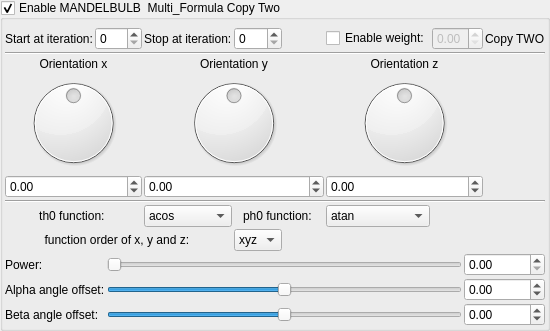
    <widget class="MyGroupBox" name="groupCheck_transform_mandelbulbMulti2_enabled">
     <property name="title">
      <string>Enable MANDELBULB  Multi_Formula Copy Two</string>
     </property>
     <property name="checkable">
      <bool>true</bool>
     </property>
     <layout class="QVBoxLayout" name="verticalLayout_36" stretch="0,0">
      <property name="spacing">
       <number>2</number>
      </property>
      <property name="leftMargin">
       <number>2</number>
      </property>
      <property name="topMargin">
       <number>2</number>
      </property>
      <property name="rightMargin">
       <number>2</number>
      </property>
      <property name="bottomMargin">
       <number>2</number>
      </property>
      <item>
       <layout class="QGridLayout" name="gridLayout_80">
        <property name="topMargin">
         <number>5</number>
        </property>
        <item row="1" column="6" colspan="2">
         <widget class="MyDoubleSpinBox" name="spinbox_transform_mandelbulbMulti2_weight">
          <property name="enabled">
           <bool>false</bool>
          </property>
          <property name="sizePolicy">
           <sizepolicy hsizetype="Minimum" vsizetype="Maximum">
            <horstretch>0</horstretch>
            <verstretch>0</verstretch>
           </sizepolicy>
          </property>
          <property name="decimals">
           <number>2</number>
          </property>
          <property name="minimum">
           <double>0.000000000000000</double>
          </property>
          <property name="maximum">
           <double>1.000000000000000</double>
          </property>
          <property name="singleStep">
           <double>0.100000000000000</double>
          </property>
         </widget>
        </item>
        <item row="2" column="0" colspan="9">
         <widget class="Line" name="line_49">
          <property name="orientation">
           <enum>Qt::Horizontal</enum>
          </property>
         </widget>
        </item>
        <item row="1" column="3">
         <widget class="MySpinBox" name="spinboxInt_transform_mandelbulbMulti2_stop_iterations">
          <property name="sizePolicy">
           <sizepolicy hsizetype="Preferred" vsizetype="Maximum">
            <horstretch>0</horstretch>
            <verstretch>0</verstretch>
           </sizepolicy>
          </property>
          <property name="maximum">
           <number>250</number>
          </property>
         </widget>
        </item>
        <item row="4" column="2" colspan="3">
         <widget class="QDial" name="dial3_transform_mandelbulbMulti2_main_rotation_y">
          <property name="minimum">
           <number>-18000</number>
          </property>
          <property name="maximum">
           <number>18000</number>
          </property>
          <property name="wrapping">
           <bool>true</bool>
          </property>
         </widget>
        </item>
        <item row="3" column="2" colspan="3">
         <widget class="QLabel" name="label_273">
          <property name="text">
           <string>Orientation y</string>
          </property>
          <property name="alignment">
           <set>Qt::AlignCenter</set>
          </property>
         </widget>
        </item>
        <item row="4" column="0" colspan="2">
         <widget class="QDial" name="dial3_transform_mandelbulbMulti2_main_rotation_x">
          <property name="minimum">
           <number>-18000</number>
          </property>
          <property name="maximum">
           <number>18000</number>
          </property>
          <property name="wrapping">
           <bool>true</bool>
          </property>
         </widget>
        </item>
        <item row="1" column="1">
         <widget class="MySpinBox" name="spinboxInt_transform_mandelbulbMulti2_start_iterations">
          <property name="sizePolicy">
           <sizepolicy hsizetype="Minimum" vsizetype="Maximum">
            <horstretch>0</horstretch>
            <verstretch>0</verstretch>
           </sizepolicy>
          </property>
          <property name="maximum">
           <number>250</number>
          </property>
         </widget>
        </item>
        <item row="1" column="5">
         <widget class="QCheckBox" name="checkBox_transform_mandelbulbMulti2_weight_enabled">
          <property name="text">
           <string>Enable weight:</string>
          </property>
         </widget>
        </item>
        <item row="1" column="0">
         <widget class="QLabel" name="label_274">
          <property name="text">
           <string>Start at iteration:</string>
          </property>
         </widget>
        </item>
        <item row="1" column="2">
         <widget class="QLabel" name="label_275">
          <property name="text">
           <string>Stop at iteration:</string>
          </property>
         </widget>
        </item>
        <item row="1" column="8">
         <widget class="QLabel" name="label_276">
          <property name="text">
           <string>Copy TWO</string>
          </property>
         </widget>
        </item>
        <item row="1" column="4">
         <spacer name="horizontalSpacer_36">
          <property name="orientation">
           <enum>Qt::Horizontal</enum>
          </property>
          <property name="sizeHint" stdset="0">
           <size>
            <width>40</width>
            <height>20</height>
           </size>
          </property>
         </spacer>
        </item>
        <item row="5" column="0" colspan="2">
         <widget class="MyDoubleSpinBox" name="spinboxd3_transform_mandelbulbMulti2_main_rotation_x">
          <property name="sizePolicy">
           <sizepolicy hsizetype="Minimum" vsizetype="Maximum">
            <horstretch>0</horstretch>
            <verstretch>0</verstretch>
           </sizepolicy>
          </property>
          <property name="prefix">
           <string/>
          </property>
          <property name="suffix">
           <string/>
          </property>
          <property name="decimals">
           <number>2</number>
          </property>
          <property name="minimum">
           <double>-180.000000000000000</double>
          </property>
          <property name="maximum">
           <double>180.000000000000000</double>
          </property>
          <property name="singleStep">
           <double>1.000000000000000</double>
          </property>
         </widget>
        </item>
        <item row="4" column="5" colspan="3">
         <widget class="QDial" name="dial3_transform_mandelbulbMulti2_main_rotation_z">
          <property name="minimum">
           <number>-18000</number>
          </property>
          <property name="maximum">
           <number>18000</number>
          </property>
          <property name="wrapping">
           <bool>true</bool>
          </property>
         </widget>
        </item>
        <item row="3" column="0" colspan="2">
         <widget class="QLabel" name="label_277">
          <property name="text">
           <string>Orientation x</string>
          </property>
          <property name="alignment">
           <set>Qt::AlignCenter</set>
          </property>
         </widget>
        </item>
        <item row="5" column="2" colspan="3">
         <widget class="MyDoubleSpinBox" name="spinboxd3_transform_mandelbulbMulti2_main_rotation_y">
          <property name="sizePolicy">
           <sizepolicy hsizetype="Minimum" vsizetype="Maximum">
            <horstretch>0</horstretch>
            <verstretch>0</verstretch>
           </sizepolicy>
          </property>
          <property name="prefix">
           <string/>
          </property>
          <property name="suffix">
           <string/>
          </property>
          <property name="decimals">
           <number>2</number>
          </property>
          <property name="minimum">
           <double>-180.000000000000000</double>
          </property>
          <property name="maximum">
           <double>180.000000000000000</double>
          </property>
          <property name="singleStep">
           <double>1.000000000000000</double>
          </property>
         </widget>
        </item>
        <item row="3" column="5" colspan="3">
         <widget class="QLabel" name="label_278">
          <property name="text">
           <string>Orientation z</string>
          </property>
          <property name="alignment">
           <set>Qt::AlignCenter</set>
          </property>
         </widget>
        </item>
        <item row="6" column="0" colspan="9">
         <widget class="Line" name="line_50">
          <property name="orientation">
           <enum>Qt::Horizontal</enum>
          </property>
         </widget>
        </item>
        <item row="5" column="5" colspan="3">
         <widget class="MyDoubleSpinBox" name="spinboxd3_transform_mandelbulbMulti2_main_rotation_z">
          <property name="sizePolicy">
           <sizepolicy hsizetype="Minimum" vsizetype="Maximum">
            <horstretch>0</horstretch>
            <verstretch>0</verstretch>
           </sizepolicy>
          </property>
          <property name="prefix">
           <string/>
          </property>
          <property name="suffix">
           <string/>
          </property>
          <property name="decimals">
           <number>2</number>
          </property>
          <property name="minimum">
           <double>-180.000000000000000</double>
          </property>
          <property name="maximum">
           <double>180.000000000000000</double>
          </property>
          <property name="singleStep">
           <double>1.000000000000000</double>
          </property>
         </widget>
        </item>
        <item row="7" column="0" colspan="2">
         <widget class="QLabel" name="label_multi2_th0_function">
          <property name="text">
           <string>th0 function: </string>
          </property>
          <property name="alignment">
           <set>Qt::AlignCenter</set>
          </property>
         </widget>
        </item>
        <item row="7" column="2">
         <widget class="QComboBox" name="comboBox_transform_mandelbulbMulti2_acos_or_asin">
          <item>
           <property name="text">
            <string>acos</string>
           </property>
          </item>
          <item>
           <property name="text">
            <string>asin</string>
           </property>
          </item>
         </widget>
        </item>
        <item row="7" column="3" colspan="2">
         <widget class="QLabel" name="label_multi2_ph0_function">
          <property name="text">
           <string>ph0 function: </string>
          </property>
          <property name="alignment">
           <set>Qt::AlignCenter</set>
          </property>
         </widget>
        </item>
        <item row="7" column="5">
         <widget class="QComboBox" name="comboBox_transform_mandelbulbMulti2_atan_or_atan2">
          <item>
           <property name="text">
            <string>atan</string>
           </property>
          </item>
          <item>
           <property name="text">
            <string>atan2</string>
           </property>
          </item>
         </widget>
        </item>
        <item row="8" column="0" colspan="3">
         <widget class="QLabel" name="label_multi2_order_of_xyz">
          <property name="text">
           <string>function order of x, y and z: </string>
          </property>
          <property name="alignment">
           <set>Qt::AlignCenter</set>
          </property>
         </widget>
        </item>
        <item row="8" column="3">
         <widget class="QComboBox" name="comboBox_transform_mandelbulbMulti2_order_of_xyz">
          <item>
           <property name="text">
            <string>xyz</string>
           </property>
          </item>
          <item>
           <property name="text">
            <string>xzy</string>
           </property>
          </item>
          <item>
           <property name="text">
            <string>yxz</string>
           </property>
          </item>
          <item>
           <property name="text">
            <string>yzx</string>
           </property>
          </item>
          <item>
           <property name="text">
            <string>zxy</string>
           </property>
          </item>
          <item>
           <property name="text">
            <string>zyx</string>
           </property>
          </item>
         </widget>
        </item>
       </layout>
      </item>
      <item>
       <layout class="QGridLayout" name="gridLayout_81">
        <property name="spacing">
         <number>2</number>
        </property>
        <item row="2" column="1">
         <widget class="QSlider" name="slider_transform_mandelbulbMulti2_beta_angle_offset">
          <property name="sizePolicy">
           <sizepolicy hsizetype="Expanding" vsizetype="Maximum">
            <horstretch>0</horstretch>
            <verstretch>0</verstretch>
           </sizepolicy>
          </property>
          <property name="minimum">
           <number>-18000</number>
          </property>
          <property name="maximum">
           <number>18000</number>
          </property>
          <property name="value">
           <number>0</number>
          </property>
          <property name="sliderPosition">
           <number>0</number>
          </property>
          <property name="orientation">
           <enum>Qt::Horizontal</enum>
          </property>
         </widget>
        </item>
        <item row="1" column="0">
         <widget class="QLabel" name="label_279">
          <property name="text">
           <string>Alpha angle offset:</string>
          </property>
         </widget>
        </item>
        <item row="2" column="0">
         <widget class="QLabel" name="label_280">
          <property name="text">
           <string>Beta angle offset:</string>
          </property>
         </widget>
        </item>
        <item row="0" column="0">
         <widget class="QLabel" name="label_281">
          <property name="text">
           <string>Power:</string>
          </property>
         </widget>
        </item>
        <item row="1" column="1">
         <widget class="QSlider" name="slider_transform_mandelbulbMulti2_alpha_angle_offset">
          <property name="sizePolicy">
           <sizepolicy hsizetype="Expanding" vsizetype="Maximum">
            <horstretch>0</horstretch>
            <verstretch>0</verstretch>
           </sizepolicy>
          </property>
          <property name="minimum">
           <number>-18000</number>
          </property>
          <property name="maximum">
           <number>18000</number>
          </property>
          <property name="value">
           <number>0</number>
          </property>
          <property name="sliderPosition">
           <number>0</number>
          </property>
          <property name="orientation">
           <enum>Qt::Horizontal</enum>
          </property>
         </widget>
        </item>
        <item row="1" column="2">
         <widget class="MyDoubleSpinBox" name="spinbox_transform_mandelbulbMulti2_alpha_angle_offset">
          <property name="sizePolicy">
           <sizepolicy hsizetype="Minimum" vsizetype="Maximum">
            <horstretch>0</horstretch>
            <verstretch>0</verstretch>
           </sizepolicy>
          </property>
          <property name="prefix">
           <string/>
          </property>
          <property name="suffix">
           <string/>
          </property>
          <property name="decimals">
           <number>2</number>
          </property>
          <property name="minimum">
           <double>-36000.000000000000000</double>
          </property>
          <property name="maximum">
           <double>36000.000000000000000</double>
          </property>
          <property name="singleStep">
           <double>0.100000000000000</double>
          </property>
         </widget>
        </item>
        <item row="2" column="2">
         <widget class="MyDoubleSpinBox" name="spinbox_transform_mandelbulbMulti2_beta_angle_offset">
          <property name="sizePolicy">
           <sizepolicy hsizetype="Minimum" vsizetype="Maximum">
            <horstretch>0</horstretch>
            <verstretch>0</verstretch>
           </sizepolicy>
          </property>
          <property name="prefix">
           <string/>
          </property>
          <property name="suffix">
           <string/>
          </property>
          <property name="decimals">
           <number>2</number>
          </property>
          <property name="minimum">
           <double>-36000.000000000000000</double>
          </property>
          <property name="maximum">
           <double>36000.000000000000000</double>
          </property>
          <property name="singleStep">
           <double>0.100000000000000</double>
          </property>
         </widget>
        </item>
        <item row="0" column="2">
         <widget class="MyDoubleSpinBox" name="spinbox_transform_mandelbulbMulti2_power">
          <property name="sizePolicy">
           <sizepolicy hsizetype="Minimum" vsizetype="Maximum">
            <horstretch>0</horstretch>
            <verstretch>0</verstretch>
           </sizepolicy>
          </property>
          <property name="prefix">
           <string/>
          </property>
          <property name="suffix">
           <string/>
          </property>
          <property name="decimals">
           <number>2</number>
          </property>
          <property name="minimum">
           <double>0.000000000000000</double>
          </property>
          <property name="maximum">
           <double>1000.000000000000000</double>
          </property>
          <property name="singleStep">
           <double>0.100000000000000</double>
          </property>
         </widget>
        </item>
        <item row="0" column="1">
         <widget class="QSlider" name="slider_transform_mandelbulbMulti2_power">
          <property name="sizePolicy">
           <sizepolicy hsizetype="Expanding" vsizetype="Maximum">
            <horstretch>0</horstretch>
            <verstretch>0</verstretch>
           </sizepolicy>
          </property>
          <property name="maximum">
           <number>2000</number>
          </property>
          <property name="singleStep">
           <number>1</number>
          </property>
          <property name="orientation">
           <enum>Qt::Horizontal</enum>
          </property>
         </widget>
        </item>
       </layout>
      </item>
     </layout>
    </widget>
